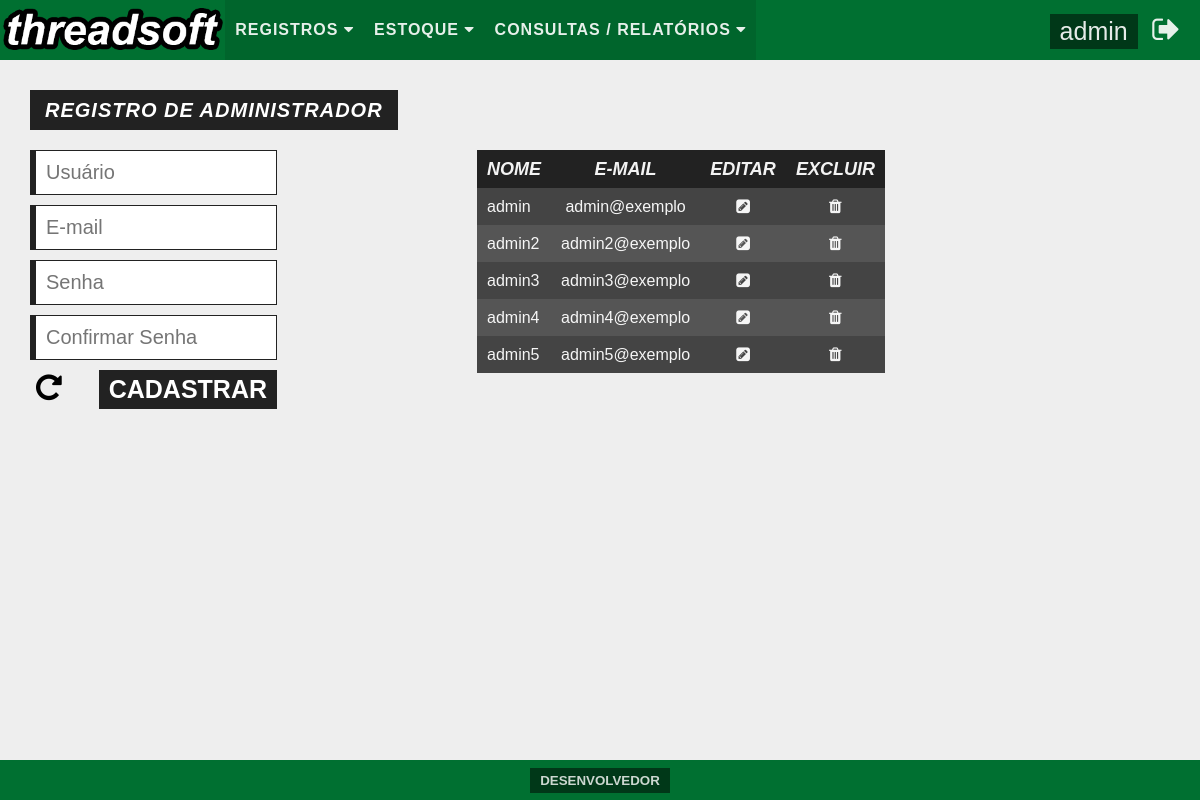
/pages/main.php?folder=system/user/&file=fmadd_user&ext=php (signed in), run on the app's committed database.
### tables this page shows
CREATE TABLE `users` (
  `id` tinyint(2) UNSIGNED ZEROFILL NOT NULL COMMENT 'Este campo serve como identificador único para usuário.',
  `username` varchar(20) NOT NULL COMMENT 'Este campo é destinado a armazenar o nome de usuário.',
  `password` char(32) NOT NULL COMMENT 'Este campo é a armazenar a senha para o usuário.',
  `email` varchar(100) NOT NULL COMMENT 'Este campo é destinado a armazanar o e-mail do usuário.'
);

### pages/system/user/fmadd_user.php (the view)
<div id="contentSingleAdd">
  <h1>Registro de Administrador</h1><br>
  <div>
    <form action="?folder=system/user/&file=add_user&ext=php" method="post">
      <input type="text" name="txtusername" maxlength="20" placeholder="Usuário"><br>
      <input type="text" name="txtemail" maxlength="60" placeholder="E-mail"><br>
      <input type="password" name="pwdpassword" maxlength="20" placeholder="Senha"><br>
      <input type="password" name="pwdcpassword" maxlength="20" placeholder="Confirmar Senha"><br>
      <button type="reset" name="btnclean"><i class="fa fa-repeat" aria-hidden="true"></i></button>
      <button type="submit" name="btnsend">Cadastrar</button>
    </form>
  </div>
  <div>
    <table>
      <?php
        $sql_sel_users = "SELECT id, username, email FROM users";
        $sql_sel_users_preparado = $conexaobd->prepare($sql_sel_users);
        $sql_sel_users_preparado->execute();
      ?>
      <thead>
        <tr>
          <th>Nome</th>
          <th>E-mail</th>
          <th>Editar</th>
          <th>Excluir</th>
        </tr>
      </thead>
      <tbody>
        <?php
          if($sql_sel_users_preparado->rowCount()>0){
            while($sql_sel_users_dados = $sql_sel_users_preparado->fetch()){
        ?>
        <tr>
          <td><?php echo $sql_sel_users_dados['username']; ?></td>
          <td><?php echo $sql_sel_users_dados['email']; ?></td>
          <td><a href="?folder=system/user/&file=fmalt_user&ext=php&id=<?php echo $sql_sel_users_dados['id'] ?>"><i class="fa fa-pencil-square" aria-hidden="true"></i></a></td>
          <td><a href="?folder=system/user/&file=del_user&ext=php&id=<?php echo $sql_sel_users_dados['id'] ?>"><i class="fa fa-trash" aria-hidden="true"></i></a></td>
        </tr>
        <?php
            }
          }else{
        ?>
        <tr>
          <td align="center" colspan="4">Não há registros. </td>
        </tr>
        <?php
          }
        ?>
      </tbody>
    </table>
  </div>
</div>

### pages/main.php (shortened to what this page needs)
<!DOCTYPE html>
<?php
  include "../security/database/dbconnect.php";
?>
<html>
  <head>
    <link rel="stylesheet" href="../css/reset.css">
    <link rel="stylesheet" href="../css/style.css">
    <link rel="stylesheet" href="../css/font-awesome-4.6.3/css/font-awesome.min.css">
  </head>
  <body>
    <header>
      <nav id="headerMenu">
        <a href="?folder=/&file=initial&ext=php"><img src="../img/logo.png" id="menuLogo"/></a>
        <ul id="menuList">
          <li class="dropdown">
               <a href="#" class="dropbtn">Registros <i class="fa fa-caret-down" aria-hidden="true"></i></a>
             </li><li class="dropdown">
            <a href="#" class="dropbtn">Estoque <i class="fa fa-caret-down" aria-hidden="true"></i></a>
          </li><li class="dropdown">
            <a href="#" class="dropbtn">Consultas / Relatórios <i class="fa fa-caret-down" aria-hidden="true"></i></a>
          </li>
        </ul>
        <div id="menuUser">
          <?php
            $sql_sel_users = "SELECT username, id FROM users WHERE id = ".$_SESSION['idUsuario'];
            $sql_sel_users_preparado = $conexaobd -> prepare($sql_sel_users);
            $sql_sel_users_preparado -> execute();
            $sql_sel_users_dados = $sql_sel_users_preparado -> fetch();
          ?>
          <a href="?folder=system/user/&file=fmalt_user&ext=php&id=<?php echo $sql_sel_users_dados['id'] ?>"><?php echo $sql_sel_users_dados['username'] ?></a>
          <a href="../security/authentication/logout_authentication.php"><i class="fa fa-sign-out" aria-hidden="true"></i></a>
        </div>
      </nav>
    </header>
    <?php
      if(isset($_GET['folder'])&&isset($_GET['file'])&&isset($_GET['ext'])){
        if(!include $_GET['folder'].$_GET['file'].".".$_GET['ext']){
          echo "<h1>Página não encontrada!</h1>";
        }
      }else{
        include "initial.php";
      }
    ?>
    <footer>
      <button onclick="openModal()" id="openModal">Desenvolvedor</button>
    </footer>
  </body>
</html>

### css/style.css (style rules this page uses)
body { background: #eee; }
#headerMenu { background: #007031; height: 60px; -webkit-user-select: none; width: 100%; margin-bottom: 20px; }
#menuLogo { display: inline-block; float: left; height: 80%; margin-top: 5px; }
#menuList { display: inline-block; float: left; }
#menuList > li { background: rgba(0,0,0, 0.1); color: rgba(255,255,255,0.7); display: inline-block; font-family: Arial, sans-serif; font-weight: bold; line-height: 60px; padding-left: 10px; padding-right: 10px; text-transform: uppercase; }
li a, .dropbtn { color: rgba(255,255,255,0.9); letter-spacing: 1px; text-decoration: none; }
li.dropdown { display: inline-block; }
#menuUser { float: right; font-family: Arial, sans-serif; margin-right: 20px; }
#menuUser > a { color: rgba(255,255,255,0.9); font-size: 25px; text-decoration: none; }
#menuUser > a:first-of-type { background: rgba(0,0,0,0.5); display: inline-block; padding: 5px 10px 5px 10px; }
#menuUser > a:last-of-type { font-size: 30px; line-height: 60px; margin-left: 10px; }
footer { background: #007031; bottom: 0; font-size: 14px; height: 40px; font-family: Arial, sans-serif; text-align: center; position: fixed; width: 100%; }
footer > button { border: none; text-transform: uppercase; cursor: pointer; outline: none; background: rgba(0,0,0,0.5); color: rgba(255,255,255,0.8); display: inline-block; font-weight: bold; margin-top: 8px; padding: 5px 10px 5px 10px; text-decoration: none; -webkit-user-select: none; }
#contentSingleAdd { margin-left: 30px; }
#contentSingleAdd > h1 { font-family: Arial, sans-serif; font-size: 20px; letter-spacing: 1px; font-style: italic; font-weight: bold; padding: 10px 15px 10px 15px; background: #222; color: #fff; text-transform: uppercase; display: inline-block; margin-top: 10px; }
#contentSingleAdd > div:first-of-type { float: left; margin-top: 20px; width: 247px; background: rgba(0,0,0,0.0); margin-right: 200px; height: auto !important; }
#contentSingleAdd > div:first-of-type > form > input { width: 220px; border: none; border-left: 6px solid #222; border-top: 1px solid #222; border-right: 1px solid #222; border-bottom: 1px solid #222; margin-bottom: 10px; outline: none; padding: 10px; font-size: 20px; }
#contentSingleAdd > div:first-of-type > form > button:first-of-type { background: none; border: none; outline: none; font-size: 30px; cursor: pointer; }
#contentSingleAdd > div:first-of-type > form > button:last-of-type { border: none; background: #222; outline: none; font-size: 25px; color: #fff; text-transform: uppercase; padding: 5px 10px 5px 10px; float: right; font-weight: bold; cursor: pointer; }
#contentSingleAdd > div:last-of-type { float: left; overflow-y: auto; margin-top: 20px; }
#contentSingleAdd > div:last-of-type > table { background: #222; color: rgba(255,255,255,0.95); font-family: Arial, sans-serif; max-width: 800px; }
#contentSingleAdd > div:last-of-type td { font-size: 16px; padding: 10px; }
#contentSingleAdd > div:last-of-type tbody td:first-of-type { text-align: left; }
#contentSingleAdd > div:last-of-type tbody td { text-align: center; max-width: 150px; }
#contentSingleAdd > div:last-of-type tbody td a { text-decoration: none; color: rgba(255,255,255,0.95); }
#contentSingleAdd > div:last-of-type tbody tr:nth-child(odd) { background: #444; }
#contentSingleAdd > div:last-of-type tbody tr:nth-child(even) { background: #555; }
#contentSingleAdd > div:last-of-type th { padding: 10px; font-weight: bold; font-style: italic; font-size: 18px; text-transform: uppercase; }

### data on the page
users: username "admin", email "admin@exemplo"
users: username "admin2", email "admin2@exemplo"
users: username "admin3", email "admin3@exemplo"
users: username "admin4", email "admin4@exemplo"
users: username "admin5", email "admin5@exemplo"
